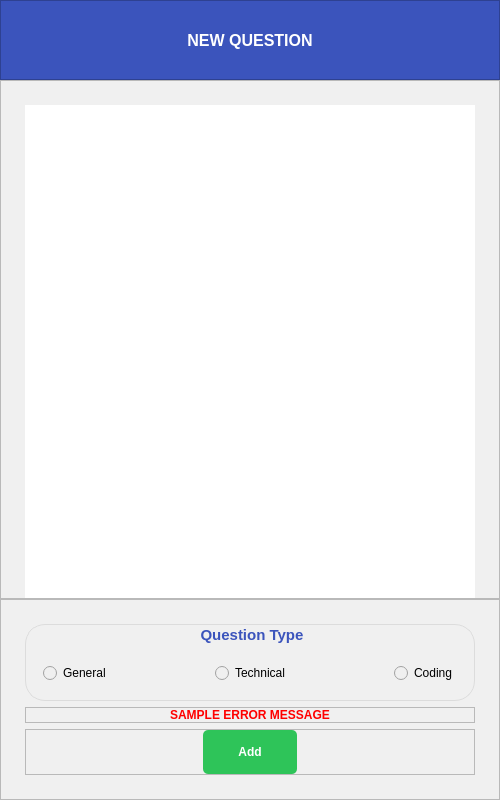
<?xml version="1.0" encoding="UTF-8"?>
<ui version="4.0">
 <class>Dialog</class>
 <widget class="QDialog" name="Dialog">
  <property name="geometry">
   <rect>
    <x>0</x>
    <y>0</y>
    <width>500</width>
    <height>800</height>
   </rect>
  </property>
  <property name="minimumSize">
   <size>
    <width>500</width>
    <height>400</height>
   </size>
  </property>
  <property name="maximumSize">
   <size>
    <width>500</width>
    <height>800</height>
   </size>
  </property>
  <property name="windowTitle">
   <string>Dialog</string>
  </property>
  <property name="styleSheet">
   <string notr="true">background-color: rgb(240, 240, 240);</string>
  </property>
  <layout class="QVBoxLayout" name="dialog_layout">
   <property name="spacing">
    <number>0</number>
   </property>
   <property name="leftMargin">
    <number>0</number>
   </property>
   <property name="topMargin">
    <number>0</number>
   </property>
   <property name="rightMargin">
    <number>0</number>
   </property>
   <property name="bottomMargin">
    <number>0</number>
   </property>
   <item>
    <widget class="QFrame" name="title_frame">
     <property name="minimumSize">
      <size>
       <width>0</width>
       <height>80</height>
      </size>
     </property>
     <property name="maximumSize">
      <size>
       <width>16777215</width>
       <height>80</height>
      </size>
     </property>
     <property name="styleSheet">
      <string notr="true">background-color: rgb(59, 84, 188);
color: white;</string>
     </property>
     <property name="frameShape">
      <enum>QFrame::StyledPanel</enum>
     </property>
     <property name="frameShadow">
      <enum>QFrame::Raised</enum>
     </property>
     <layout class="QVBoxLayout" name="titleFrame_layout">
      <property name="spacing">
       <number>0</number>
      </property>
      <property name="leftMargin">
       <number>0</number>
      </property>
      <property name="topMargin">
       <number>0</number>
      </property>
      <property name="rightMargin">
       <number>0</number>
      </property>
      <property name="bottomMargin">
       <number>0</number>
      </property>
      <item>
       <widget class="QLabel" name="title_label">
        <property name="font">
         <font>
          <pointsize>12</pointsize>
          <weight>75</weight>
          <bold>true</bold>
         </font>
        </property>
        <property name="text">
         <string>NEW QUESTION</string>
        </property>
        <property name="alignment">
         <set>Qt::AlignCenter</set>
        </property>
       </widget>
      </item>
     </layout>
    </widget>
   </item>
   <item>
    <widget class="QFrame" name="body_frame">
     <property name="styleSheet">
      <string notr="true">QPlainTextEdit {
background-color: white;
}</string>
     </property>
     <property name="frameShape">
      <enum>QFrame::StyledPanel</enum>
     </property>
     <property name="frameShadow">
      <enum>QFrame::Raised</enum>
     </property>
     <layout class="QVBoxLayout" name="bodyFrame_layout">
      <property name="spacing">
       <number>0</number>
      </property>
      <property name="leftMargin">
       <number>24</number>
      </property>
      <property name="topMargin">
       <number>24</number>
      </property>
      <property name="rightMargin">
       <number>24</number>
      </property>
      <property name="bottomMargin">
       <number>0</number>
      </property>
      <item>
       <widget class="QPlainTextEdit" name="body_plain_text_edit">
        <property name="font">
         <font>
          <pointsize>11</pointsize>
         </font>
        </property>
        <property name="frameShape">
         <enum>QFrame::NoFrame</enum>
        </property>
        <property name="horizontalScrollBarPolicy">
         <enum>Qt::ScrollBarAlwaysOff</enum>
        </property>
       </widget>
      </item>
     </layout>
    </widget>
   </item>
   <item>
    <widget class="QFrame" name="actions_frame">
     <property name="frameShape">
      <enum>QFrame::StyledPanel</enum>
     </property>
     <property name="frameShadow">
      <enum>QFrame::Raised</enum>
     </property>
     <layout class="QVBoxLayout" name="actionsFrame_layout">
      <property name="spacing">
       <number>6</number>
      </property>
      <property name="leftMargin">
       <number>24</number>
      </property>
      <property name="topMargin">
       <number>24</number>
      </property>
      <property name="rightMargin">
       <number>24</number>
      </property>
      <property name="bottomMargin">
       <number>24</number>
      </property>
      <item>
       <widget class="QGroupBox" name="question_type_group_box">
        <property name="font">
         <font>
          <pointsize>11</pointsize>
          <weight>75</weight>
          <bold>true</bold>
         </font>
        </property>
        <property name="styleSheet">
         <string notr="true">QGroupBox {
border: 1px solid rgb(220, 220, 220);
border-radius: 20px;
padding-top: 15px;
color: rgb(59, 84, 188);
}</string>
        </property>
        <property name="title">
         <string>Question Type</string>
        </property>
        <property name="alignment">
         <set>Qt::AlignCenter</set>
        </property>
        <property name="flat">
         <bool>false</bool>
        </property>
        <layout class="QHBoxLayout" name="questionTypeGroupBox_layout">
         <property name="spacing">
          <number>0</number>
         </property>
         <property name="leftMargin">
          <number>15</number>
         </property>
         <property name="topMargin">
          <number>15</number>
         </property>
         <property name="rightMargin">
          <number>15</number>
         </property>
         <property name="bottomMargin">
          <number>15</number>
         </property>
         <item>
          <widget class="QRadioButton" name="general_question_radio_button">
           <property name="text">
            <string>General</string>
           </property>
          </widget>
         </item>
         <item>
          <spacer name="question_type_left_spacer">
           <property name="orientation">
            <enum>Qt::Horizontal</enum>
           </property>
           <property name="sizeHint" stdset="0">
            <size>
             <width>40</width>
             <height>20</height>
            </size>
           </property>
          </spacer>
         </item>
         <item>
          <widget class="QRadioButton" name="technical_question_radio_button">
           <property name="text">
            <string>Technical</string>
           </property>
          </widget>
         </item>
         <item>
          <spacer name="question_type_right_spacer">
           <property name="orientation">
            <enum>Qt::Horizontal</enum>
           </property>
           <property name="sizeHint" stdset="0">
            <size>
             <width>40</width>
             <height>20</height>
            </size>
           </property>
          </spacer>
         </item>
         <item>
          <widget class="QRadioButton" name="coding_question_radio_button">
           <property name="text">
            <string>Coding</string>
           </property>
          </widget>
         </item>
        </layout>
       </widget>
      </item>
      <item>
       <widget class="QFrame" name="error_frame">
        <property name="styleSheet">
         <string notr="true">color: red;</string>
        </property>
        <property name="frameShape">
         <enum>QFrame::StyledPanel</enum>
        </property>
        <property name="frameShadow">
         <enum>QFrame::Raised</enum>
        </property>
        <layout class="QVBoxLayout" name="errorFrame_layout">
         <property name="spacing">
          <number>0</number>
         </property>
         <property name="leftMargin">
          <number>0</number>
         </property>
         <property name="topMargin">
          <number>0</number>
         </property>
         <property name="rightMargin">
          <number>0</number>
         </property>
         <property name="bottomMargin">
          <number>0</number>
         </property>
         <item>
          <widget class="QLabel" name="error_label">
           <property name="font">
            <font>
             <pointsize>9</pointsize>
             <weight>75</weight>
             <bold>true</bold>
            </font>
           </property>
           <property name="text">
            <string>SAMPLE ERROR MESSAGE</string>
           </property>
           <property name="alignment">
            <set>Qt::AlignCenter</set>
           </property>
          </widget>
         </item>
        </layout>
       </widget>
      </item>
      <item>
       <widget class="QFrame" name="button_frame">
        <property name="styleSheet">
         <string notr="true">QPushButton {
padding: 15px 35px;
border: none;
border-radius: 5px;
background-color: rgb(46, 196, 89);
color: white;
}

QPushButton:Hover {
background-color: rgb(25, 110, 50);
}

QPushButton:Pressed {
background-color: rgb(33, 150, 243);
}</string>
        </property>
        <property name="frameShape">
         <enum>QFrame::StyledPanel</enum>
        </property>
        <property name="frameShadow">
         <enum>QFrame::Raised</enum>
        </property>
        <layout class="QHBoxLayout" name="buttonFrame_layout">
         <property name="spacing">
          <number>0</number>
         </property>
         <property name="leftMargin">
          <number>0</number>
         </property>
         <property name="topMargin">
          <number>0</number>
         </property>
         <property name="rightMargin">
          <number>0</number>
         </property>
         <property name="bottomMargin">
          <number>0</number>
         </property>
         <item>
          <spacer name="button_frame_left_spacer">
           <property name="orientation">
            <enum>Qt::Horizontal</enum>
           </property>
           <property name="sizeHint" stdset="0">
            <size>
             <width>174</width>
             <height>20</height>
            </size>
           </property>
          </spacer>
         </item>
         <item>
          <widget class="QPushButton" name="add_question_button">
           <property name="font">
            <font>
             <pointsize>9</pointsize>
             <weight>75</weight>
             <bold>true</bold>
            </font>
           </property>
           <property name="text">
            <string>Add</string>
           </property>
          </widget>
         </item>
         <item>
          <spacer name="button_frame_right_spacer">
           <property name="orientation">
            <enum>Qt::Horizontal</enum>
           </property>
           <property name="sizeHint" stdset="0">
            <size>
             <width>173</width>
             <height>20</height>
            </size>
           </property>
          </spacer>
         </item>
        </layout>
       </widget>
      </item>
     </layout>
    </widget>
   </item>
  </layout>
 </widget>
 <resources/>
 <connections/>
</ui>
